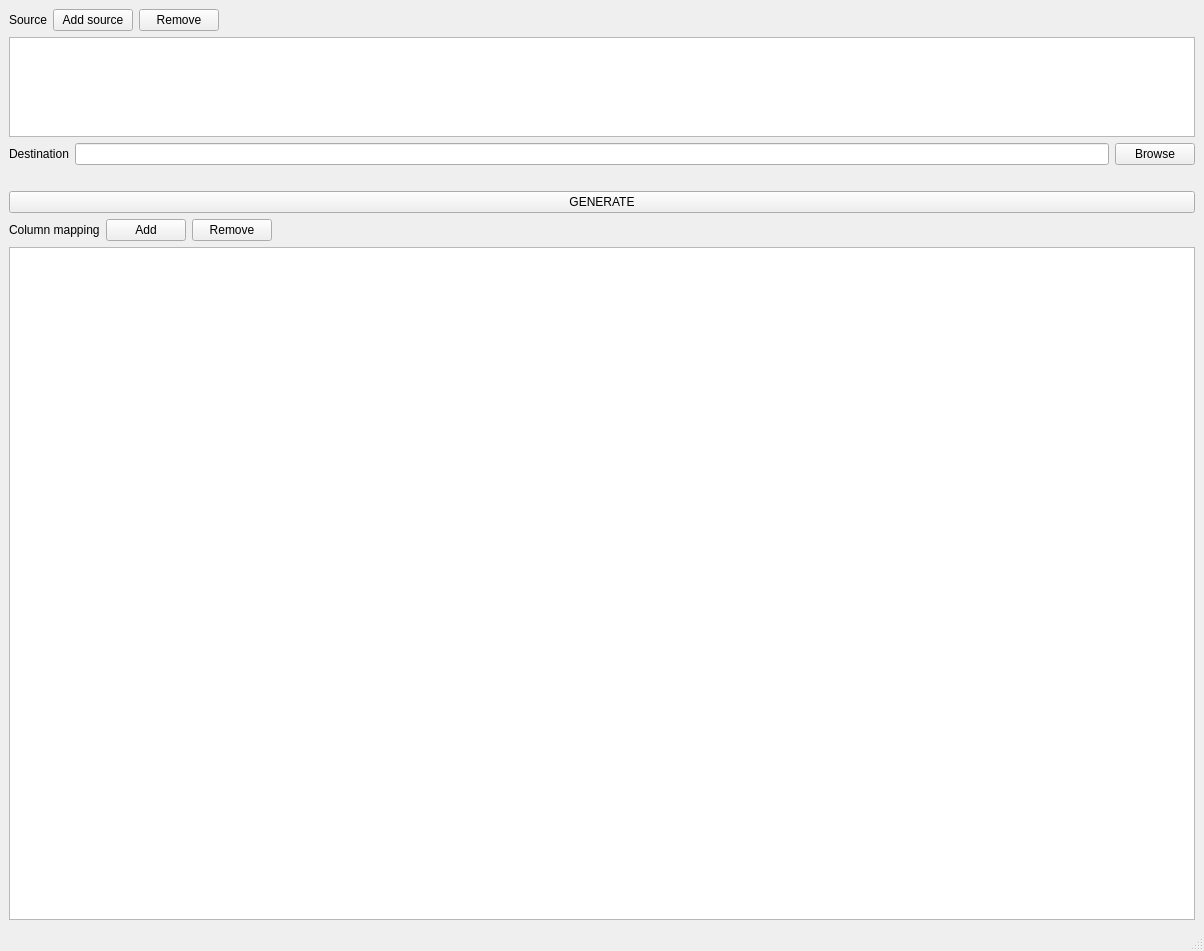
<?xml version="1.0" encoding="UTF-8"?>
<ui version="4.0">
 <class>MainWindow</class>
 <widget class="QMainWindow" name="MainWindow">
  <property name="geometry">
   <rect>
    <x>0</x>
    <y>0</y>
    <width>1204</width>
    <height>951</height>
   </rect>
  </property>
  <property name="windowTitle">
   <string>Amazon Template</string>
  </property>
  <widget class="QWidget" name="centralwidget">
   <layout class="QVBoxLayout" name="verticalLayout">
    <item>
     <layout class="QHBoxLayout" name="horizontalLayout_2">
      <item>
       <widget class="QLabel" name="label_2">
        <property name="text">
         <string>Source</string>
        </property>
       </widget>
      </item>
      <item>
       <widget class="QPushButton" name="buttonAddSourceFrom">
        <property name="text">
         <string>Add source</string>
        </property>
       </widget>
      </item>
      <item>
       <widget class="QPushButton" name="buttonRemoveFrom">
        <property name="text">
         <string>Remove</string>
        </property>
       </widget>
      </item>
      <item>
       <spacer name="horizontalSpacer">
        <property name="orientation">
         <enum>Qt::Orientation::Horizontal</enum>
        </property>
        <property name="sizeHint" stdset="0">
         <size>
          <width>40</width>
          <height>20</height>
         </size>
        </property>
       </spacer>
      </item>
     </layout>
    </item>
    <item>
     <widget class="QListWidget" name="listWidgetFrom">
      <property name="maximumSize">
       <size>
        <width>16777215</width>
        <height>100</height>
       </size>
      </property>
     </widget>
    </item>
    <item>
     <layout class="QHBoxLayout" name="horizontalLayout">
      <item>
       <widget class="QLabel" name="label">
        <property name="text">
         <string>Destination</string>
        </property>
       </widget>
      </item>
      <item>
       <widget class="QLineEdit" name="lineEditTo">
        <property name="readOnly">
         <bool>true</bool>
        </property>
       </widget>
      </item>
      <item>
       <widget class="QPushButton" name="buttonBrowseTo">
        <property name="text">
         <string>Browse</string>
        </property>
       </widget>
      </item>
     </layout>
    </item>
    <item>
     <spacer name="horizontalSpacer_3">
      <property name="orientation">
       <enum>Qt::Orientation::Horizontal</enum>
      </property>
      <property name="sizeHint" stdset="0">
       <size>
        <width>1183</width>
        <height>20</height>
       </size>
      </property>
     </spacer>
    </item>
    <item>
     <widget class="QPushButton" name="buttonGenerate">
      <property name="text">
       <string>GENERATE</string>
      </property>
     </widget>
    </item>
    <item>
     <layout class="QHBoxLayout" name="horizontalLayout_3">
      <item>
       <widget class="QLabel" name="label_3">
        <property name="text">
         <string>Column mapping</string>
        </property>
       </widget>
      </item>
      <item>
       <widget class="QPushButton" name="buttonAddMapping">
        <property name="text">
         <string>Add</string>
        </property>
       </widget>
      </item>
      <item>
       <widget class="QPushButton" name="buttonRemoveMapping">
        <property name="text">
         <string>Remove</string>
        </property>
       </widget>
      </item>
      <item>
       <spacer name="horizontalSpacer_2">
        <property name="orientation">
         <enum>Qt::Orientation::Horizontal</enum>
        </property>
        <property name="sizeHint" stdset="0">
         <size>
          <width>40</width>
          <height>20</height>
         </size>
        </property>
       </spacer>
      </item>
     </layout>
    </item>
    <item>
     <widget class="QTableView" name="tableViewMapping">
      <attribute name="horizontalHeaderDefaultSectionSize">
       <number>300</number>
      </attribute>
      <attribute name="horizontalHeaderStretchLastSection">
       <bool>true</bool>
      </attribute>
     </widget>
    </item>
   </layout>
  </widget>
  <widget class="QMenuBar" name="menubar">
   <property name="geometry">
    <rect>
     <x>0</x>
     <y>0</y>
     <width>1204</width>
     <height>20</height>
    </rect>
   </property>
  </widget>
  <widget class="QStatusBar" name="statusbar"/>
 </widget>
 <resources/>
 <connections/>
</ui>
